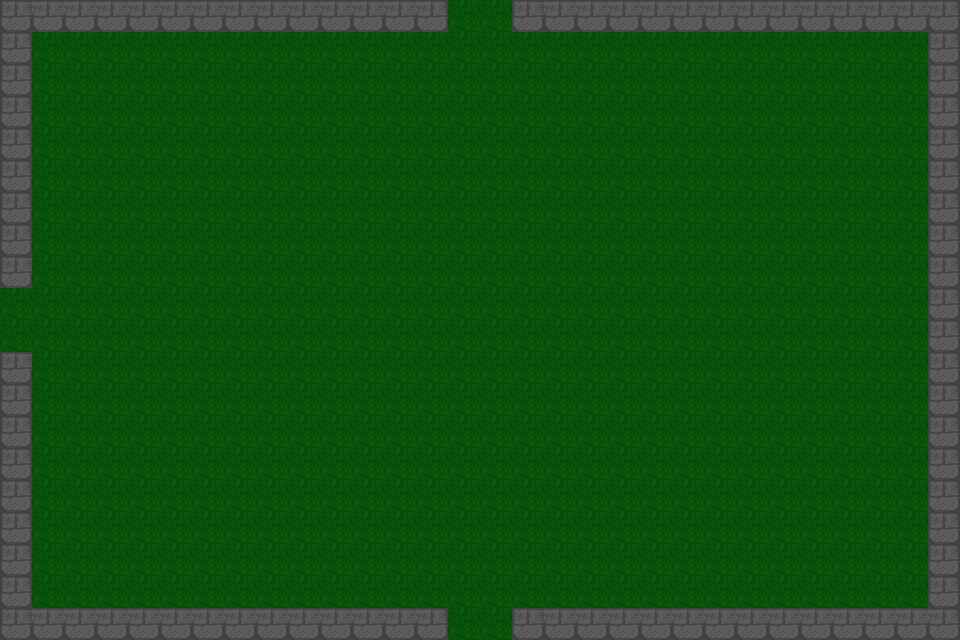

This game map was drawn from its Tiled (.tmx) file and the tilesets committed beside it. A one-line description and the full map source follow:
An orthogonal 30x20 tile map with 32x32 px tiles, 1 tile layer (Tile layer 1), 2 tilesets and 15 objects.

<map version="1.10" tiledversion="1.11.2" orientation="orthogonal" renderorder="right-down" width="30" height="20" tilewidth="32" tileheight="32" infinite="0" nextlayerid="3" nextobjectid="1">
 <tileset firstgid="1" name="Town Tileset" tilewidth="32" tileheight="32" tilecount="64" columns="8">
  <image source="../../../tiles/World H Tileset.png" trans="ff00ff" width="256" height="256" />
  <tile id="4">
   <objectgroup draworder="index" id="2">
    <object id="1" x="0" y="0" width="32" height="32" />
   </objectgroup>
  </tile>
  <tile id="5">
   <objectgroup draworder="index" id="2">
    <object id="1" x="0" y="0" width="32" height="32" />
   </objectgroup>
  </tile>
  <tile id="6">
   <objectgroup draworder="index" id="2">
    <object id="1" x="0" y="0" width="32" height="32" />
   </objectgroup>
  </tile>
  <tile id="7">
   <objectgroup draworder="index" id="2">
    <object id="1" x="0" y="0" width="32" height="32" />
   </objectgroup>
  </tile>
  <tile id="8">
   <objectgroup draworder="index" id="2">
    <object id="1" x="0" y="0" width="32" height="32" />
   </objectgroup>
  </tile>
  <tile id="10">
   <objectgroup draworder="index" id="2">
    <object id="1" x="0" y="32" width="32" />
   </objectgroup>
  </tile>
  <tile id="11">
   <objectgroup draworder="index" id="2">
    <object id="1" x="0" y="32" width="32" />
    <object id="2" x="32" y="0" height="32" />
   </objectgroup>
  </tile>
  <tile id="12">
   <objectgroup draworder="index" id="2">
    <object id="1" x="32" y="0" height="32" />
   </objectgroup>
  </tile>
  <tile id="13">
   <objectgroup draworder="index" id="2">
    <object id="1" x="0" y="32" width="32" />
    <object id="2" x="0" y="32" width="32" />
    <object id="3" x="0" y="0" height="32" />
   </objectgroup>
  </tile>
  <tile id="14">
   <objectgroup draworder="index" id="2">
    <object id="1" x="0" y="0" height="32" />
   </objectgroup>
  </tile>
  <tile id="16">
   <objectgroup draworder="index" id="2">
    <object id="1" x="0" y="0" width="32" height="32" />
   </objectgroup>
  </tile>
  <tile id="24">
   <objectgroup draworder="index" id="2">
    <object id="1" x="0" y="0" width="32" height="32" />
   </objectgroup>
  </tile>
 </tileset>
 <tileset firstgid="65" name="Dungeon Crawler Tileset" tilewidth="32" tileheight="32" tilecount="100" columns="10">
  <image source="../../../tiles/Dungeon_Tile.png" width="320" height="320" />
 </tileset>
 <layer id="1" name="Tile layer 1" width="30" height="20">
  <data encoding="csv">
9,6,6,6,6,6,6,6,6,6,6,6,6,7,2,2,9,6,6,6,6,6,6,6,6,6,6,6,6,7,
8,2,2,2,2,2,2,2,2,2,2,2,2,2,2,2,2,2,2,2,2,2,2,2,2,2,2,2,2,8,
8,2,2,2,2,2,2,2,2,2,2,2,2,2,2,2,2,2,2,2,2,2,2,2,2,2,2,2,2,8,
8,2,2,2,2,2,2,2,2,2,2,2,2,2,2,2,2,2,2,2,2,2,2,2,2,2,2,2,2,8,
8,2,2,2,2,2,2,2,2,2,2,2,2,2,2,2,2,2,2,2,2,2,2,2,2,2,2,2,2,8,
8,2,2,2,2,2,2,2,2,2,2,2,2,2,2,2,2,2,2,2,2,2,2,2,2,2,2,2,2,8,
8,2,2,2,2,2,2,2,2,2,2,2,2,2,2,2,2,2,2,2,2,2,2,2,2,2,2,2,2,8,
8,2,2,2,2,2,2,2,2,2,2,2,2,2,2,2,2,2,2,2,2,2,2,2,2,2,2,2,2,8,
9,2,2,2,2,2,2,2,2,2,2,2,2,2,2,2,2,2,2,2,2,2,2,2,2,2,2,2,2,8,
2,2,2,2,2,2,2,2,2,2,2,2,2,2,2,2,2,2,2,2,2,2,2,2,2,2,2,2,2,8,
2,2,2,2,2,2,2,2,2,2,2,2,2,2,2,2,2,2,2,2,2,2,2,2,2,2,2,2,2,8,
9,2,2,2,2,2,2,2,2,2,2,2,2,2,2,2,2,2,2,2,2,2,2,2,2,2,2,2,2,8,
8,2,2,2,2,2,2,2,2,2,2,2,2,2,2,2,2,2,2,2,2,2,2,2,2,2,2,2,2,8,
8,2,2,2,2,2,2,2,2,2,2,2,2,2,2,2,2,2,2,2,2,2,2,2,2,2,2,2,2,8,
8,2,2,2,2,2,2,2,2,2,2,2,2,2,2,2,2,2,2,2,2,2,2,2,2,2,2,2,2,8,
8,2,2,2,2,2,2,2,2,2,2,2,2,2,2,2,2,2,2,2,2,2,2,2,2,2,2,2,2,8,
8,2,2,2,2,2,2,2,2,2,2,2,2,2,2,2,2,2,2,2,2,2,2,2,2,2,2,2,2,8,
8,2,2,2,2,2,2,2,2,2,2,2,2,2,2,2,2,2,2,2,2,2,2,2,2,2,2,2,2,8,
8,2,2,2,2,2,2,2,2,2,2,2,2,2,2,2,2,2,2,2,2,2,2,2,2,2,2,2,2,8,
9,6,6,6,6,6,6,6,6,6,6,6,6,7,2,2,9,6,6,6,6,6,6,6,6,6,6,6,6,7
</data>
 </layer>
</map>
